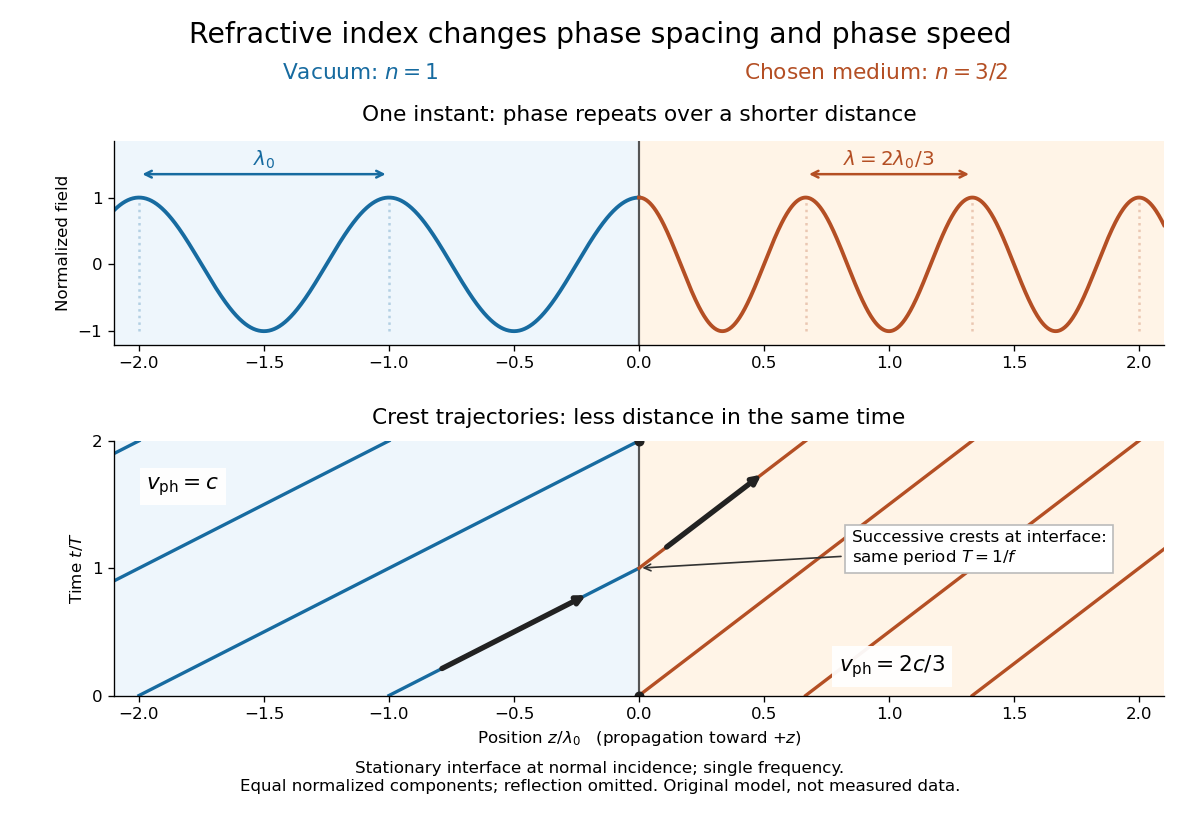

Source code (Python):
"""Original single-frequency model; emit matching PNG to the current directory.

Tested with Python 3.14, matplotlib 3.10.7, numpy 2.3.5.
The incident and transmitted amplitudes are normalized separately. This is not
an interface amplitude solution, a pulse calculation, or measured material data.
"""
from pathlib import Path

import matplotlib.pyplot as plt
import numpy as np


def main():
    n = 1.5
    colors = ['#176ba0', '#b44f24']
    fig, axes = plt.subplots(2, 1, figsize=(10, 6.9), dpi=120,
                             gridspec_kw={'height_ratios': [1, 1.25]}, facecolor='white')
    fig.subplots_adjust(left=.095, right=.97, bottom=.16, top=.83, hspace=.42)
    for ax in axes:
        ax.axvspan(-2.15, 0, color='#eef6fc')
        ax.axvspan(0, 2.15, color='#fff4e7')
        ax.axvline(0, color='#555555', lw=1.3)
        ax.set_xlim(-2.1, 2.1)
        ax.spines[['top', 'right']].set_visible(False)
        ax.set_xticks(np.arange(-2, 2.1, .5))
    top, bottom = axes
    for lo, hi, index, color in [(-2.1, 0, 1, colors[0]), (0, 2.1, n, colors[1])]:
        x = np.linspace(lo, hi, 800)
        top.plot(x, np.cos(2 * np.pi * index * x), color=color, lw=2.3)
        for m in range(-3, 4):
            crest = m / index
            if lo < crest < hi:
                top.plot([crest, crest], [-1, 1], color=color, alpha=.27, ls=':')
    for start, length, label, color in [(-2, 1, r'$\lambda_0$', colors[0]),
                                       (2/3, 2/3, r'$\lambda=2\lambda_0/3$', colors[1])]:
        top.annotate('', xy=(start+length, 1.35), xytext=(start, 1.35),
                     arrowprops={'arrowstyle': '<->', 'color': color, 'lw': 1.5})
        top.text(start+length/2, 1.48, label, ha='center', color=color, fontsize=12)
    top.set_ylim(-1.2, 1.85)
    top.set_yticks([-1, 0, 1])
    top.set_ylabel('Normalized field')
    top.set_title('One instant: phase repeats over a shorter distance', fontsize=13, pad=12)
    t = np.linspace(0, 2, 1001)
    for m in range(-5, 3):
        for index, color, left in [(1, colors[0], True), (n, colors[1], False)]:
            x = (m + t) / index
            mask = x <= 0 if left else x >= 0
            bottom.plot(x[mask], t[mask], color=color, lw=2)
    # A chosen crest crosses the interface at t/T=1.
    for p, q in [((-.8, .2), (-.2, .8)), ((.1, 1.15), (.5, 1.75))]:
        bottom.annotate('', xy=q, xytext=p,
                        arrowprops={'arrowstyle': '-|>', 'lw': 3.2, 'color': '#222222'})
    bottom.plot([0, 0], [0, 2], 'o', color='#222222', ms=5)
    bottom.text(-1.97, 1.62, r'$v_{\rm ph}=c$', fontsize=13,
                bbox={'facecolor': 'white', 'edgecolor': 'none', 'alpha': .95})
    bottom.text(.8, .19, r'$v_{\rm ph}=2c/3$', fontsize=13,
                bbox={'facecolor': 'white', 'edgecolor': 'none', 'alpha': .95})
    bottom.annotate('Successive crests at interface:\nsame period $T=1/f$', xy=(0, 1),
                    xytext=(.85, 1.05), fontsize=10,
                    arrowprops={'arrowstyle': '->', 'color': '#333333'},
                    bbox={'facecolor': 'white', 'edgecolor': '#bbbbbb'})
    bottom.set_ylim(0, 2)
    bottom.set_yticks([0, 1, 2])
    bottom.set_ylabel(r'Time $t/T$')
    bottom.set_xlabel(r'Position $z/\lambda_0$   (propagation toward $+z$)')
    bottom.set_title('Crest trajectories: less distance in the same time', fontsize=13, pad=10)
    fig.suptitle('Refractive index changes phase spacing and phase speed', fontsize=17, y=.975)
    fig.text(.30, .905, r'Vacuum: $n=1$', ha='center', fontsize=13, color=colors[0])
    fig.text(.73, .905, r'Chosen medium: $n=3/2$', ha='center', fontsize=13, color=colors[1])
    fig.text(.5, .045, 'Stationary interface at normal incidence; single frequency.\n'
             'Equal normalized components; reflection omitted. Original model, not measured data.',
             ha='center', fontsize=10)
    fig.savefig(Path(__file__).with_suffix('.png').name, facecolor='white', transparent=False)
    plt.close(fig)


if __name__ == '__main__':
    main()
